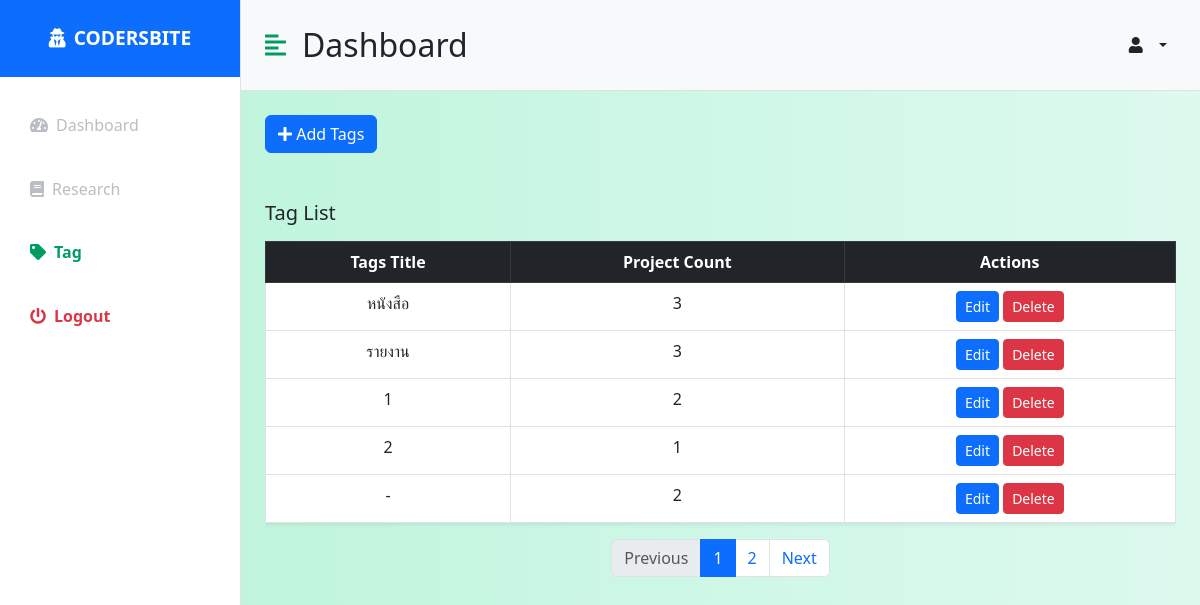
The app's page /Tag/, older data.
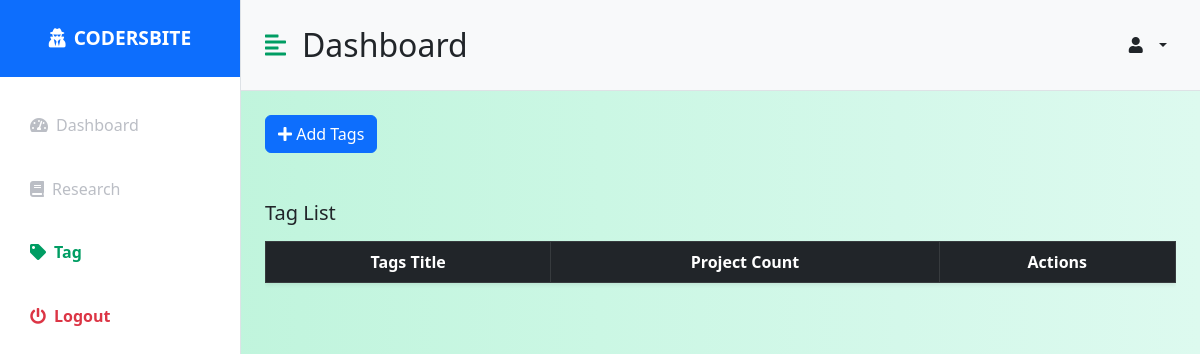
The same page, newer data.
### research_app/models.py (models this page shows, shortened)
class TagModel(models.Model):
    name = models.CharField(max_length=255)
    created_time = models.DateTimeField(auto_now_add=True)
    updated_time = models.DateTimeField(auto_now=True)
    created_by = models.ForeignKey(User, related_name='created_tags', on_delete=models.CASCADE, null=True, blank=True, editable=False)
    updated_by = models.ForeignKey(User, related_name='updated_tags', on_delete=models.CASCADE, null=True, blank=True, editable=False)

### research_app/views.py (the view)
# urls.py: path('Tag/', views.tag_list, name='tag_list'),
def tag_list (request):
    tags = TagModel.objects.annotate(project_count=Count('projects'))
    admin = request.user
    page = request.GET.get('page', 1)
    paginator = Paginator(tags, 5)
    try:
        tagspage = paginator.page(page)
    except PageNotAnInteger:
        tagspage = paginator.page(1)
    except EmptyPage:
        tagspage = paginator.page(paginator.num_pages)
    return render (request, 'admins/tag_crud/tag_list.html',{'admin':admin,'tagspage':tagspage })

### research_app/templates/admins/tag_crud/tag_list.html (shortened to what the changed rows need)
{% load static %}
<!DOCTYPE html>
<html lang="en">
<head>
    <link href="https://cdn.jsdelivr.net/npm/bootstrap@5.3.0/dist/css/bootstrap.min.css" rel="stylesheet">
    <link href="https://cdnjs.cloudflare.com/ajax/libs/select2/4.0.13/css/select2.min.css" rel="stylesheet">
    <link rel="stylesheet" href="https://cdnjs.cloudflare.com/ajax/libs/font-awesome/5.15.3/css/all.min.css">
    <link rel="stylesheet" href="{% static 'css/styles.css' %}">
</head>
<body>
    <div class="d-flex" id="wrapper">
        <div id="page-content-wrapper">
            <nav class="navbar navbar-expand-lg navbar-light bg-light py-4 px-4 border-bottom">
                <div class="d-flex align-items-center">
                  <h2 class="fs-2 m-0">Dashboard</h2>
                </div>
              </nav>
            <div class="container-fluid px-4">
                <div class="row my-5">
                    <div class="col">
                        <div class="table-responsive">
                            <table class="table table-bordered table-hover shadow-sm text-center">
                                <thead class="table-dark">
                                    <tr>
                                        <th scope="col">Tags Title</th>
                                        <th scope="col">Project Count</th>
                                        <th scope="col">Actions</th>
                                    </tr>
                                </thead>
                                <tbody>
                                    {% for tag in tagspage %}
                                    <tr>
                                        <td>{{ tag.name }}</td>
                                        <td>{{ tag.project_count }}</td>
                                        <td>
                                            <button class="btn btn-sm btn-primary" data-bs-toggle="modal" data-bs-target="#editTagModal-{{ tag.id }}" title="เเก้ไขข้อมูล Tag">
                                                Edit
                                            </button>
                                            <button class="btn btn-sm btn-danger" data-bs-toggle="modal" data-bs-target="#deleteTagModal-{{ tag.id }}" title="ลบข้อมูล Tag">
                                                Delete
                                            </button>
                                        </td>
                                    </tr>
                                    {% endfor %}
                                </tbody>
                            </table>
                        </div>
                        <nav aria-label="Page navigation">
                            {% if tagspage.has_other_pages %}
                            <ul class="pagination justify-content-center">
                                {% if tagspage.has_previous %}
                                <li class="page-item">
                                    <a class="page-link" href="?page={{ tagspage.previous_page_number }}">Previous</a>
                                </li>
                                {% else %}
                                <li class="page-item disabled">
                                    <span class="page-link">Previous</span>
                                </li>
                                {% endif %}
                                {% for i in tagspage.paginator.page_range %}
                                {% if tagspage.number == i %}
                                <li class="page-item active">
                                    <span class="page-link">{{ i }}</span>
                                </li>
                                {% else %}
                                <li class="page-item">
                                    <a class="page-link" href="?page={{ i }}">{{ i }}</a>
                                </li>
                                {% endif %}
                                {% endfor %}
                                {% if tagspage.has_next %}
                                <li class="page-item">
                                    <a class="page-link" href="?page={{ tagspage.next_page_number }}">Next</a>
                                </li>
                                {% else %}
                                <li class="page-item disabled">
                                    <span class="page-link">Next</span>
                                </li>
                                {% endif %}
                            </ul>
                            {% endif %}
                        </nav>
                    </div>
                </div>
            </div>
        </div>
    </div>
</body>
</html>

Row changes from the older to the newer data that the page shows:
removed TagModel: name "หนังสือ", project_count "3"
removed TagModel: name "รายงาน", project_count "3"
removed TagModel: name "1", project_count "2"
removed TagModel: name "2", project_count "1"
removed TagModel: name "-", project_count "2"
Text that changed along with them:
text no longer shown: "Previous Next"
list line gone: "1"
list line gone: "2"
